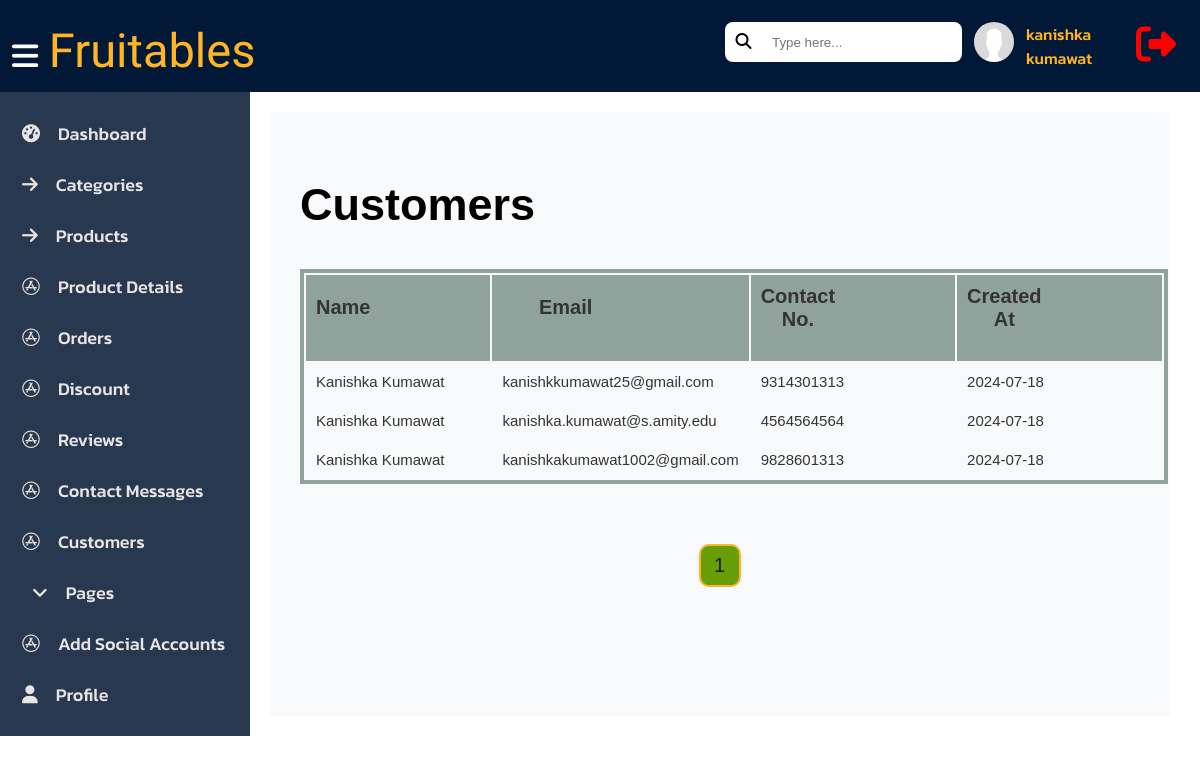
The page /admin/pages/customers.php (signed in) on the database its author committed.
### tables this page shows
CREATE TABLE `user` (
  `id` int(20) NOT NULL,
  `userName` varchar(225) NOT NULL,
  `email` varchar(225) NOT NULL,
  `password` varchar(225) NOT NULL,
  `tel` varchar(225) NOT NULL,
  `date` varchar(20) NOT NULL DEFAULT current_timestamp()
);

### admin/pages/customers.php (the view, shortened to what this page needs)
<?php
include('connectmysql.php');
if($_SERVER["REQUEST_METHOD"] == "GET"){
  $limit = 6;
  $page = isset($_GET['page']) ? $_GET['page'] : 1;
  $offset = ($page - 1) * $limit;
  $review_data = "SELECT * FROM user LIMIT $limit  OFFSET $offset";
  $result = $conn->query($review_data);
  $total_products_query = "SELECT COUNT(*) AS total FROM user";
  $total_products_result = $conn->query($total_products_query);
  $total_products_row = $total_products_result->fetch_assoc();
  $total_products = $total_products_row['total'];
  $total_pages = ceil($total_products / $limit);
}
include("navbar.php");
?>
  <div class="container-categories-products">
    <section>
      <div class="container-sidenav">
        <?php include('sidenavbar.php')?>
      </div>
      <div class="add_order">
        <div class="heading">
          <h1>Customers</h1>
        </div>
        <table class="table-contant">
          <thead class="table-head-orders">
            <tr>
              <th style="text-align: center;">Name</th>
              <th style="text-align: center;">Email</th>
              <th style="text-align: center;">Contact No.</th>
              <th style="text-align: center;">Created At</th>
            </tr>
          </thead>
          <tbody class="table-body">
            <?php while($rows = $result->fetch_assoc())
                    {
                    ?>
            <tr>
              <td>
                <?= $rows['userName'];?>
              </td>
              <td>
                <?= $rows['email'];?>
              </td>
              <td>
                <?= $rows['tel'];?>
              </td>
              <td>
                <?= $rows['date'];?>
              </td>
            </tr>
            <?php
                    }
                    ?>
          </tbody>
        </table>
        <div class="pagination">
            <?php for ($i = 1; $i <= $total_pages; $i++): ?>
            <a href="?page=<?= $i ?>" class="rounded <?= $i == $page ? 'active' : '' ?>"><?= $i ?>
            </a>
            <?php endfor; ?>
        </div>
      </div>
    </section>
  </div>
</body>
</html>

### admin/pages/pcss/dashboard.css (style rules this page uses)
.container-sidenav { width: 20%; display: contents; }

### admin/pages/pcss/form.css (style rules this page uses)
section { display: flex; }

### admin/pages/pcss/pages.css (style rules this page uses)
body { font-family: "Ubuntu", sans-serif; font-weight: 500; font-style: normal; }
section { display: flex; }

### admin/pages/pcss/products.css (style rules this page uses)
section { display: flex; }
.container-sidenav { width: 20%; display: contents; }
.table-contant { border:4px solid rgb(144, 162, 156); }
thead { background-color: rgb(144, 162, 156); }
.heading { display: flex; justify-content: space-between; font-size: 30px; }
.table-body td { padding: 10px; font-size: 15px; color: rgb(52, 52, 52); }
.pagination { display: flex; justify-content: center; }
.pagination a { border: 2px solid #ffb524; border-radius: 10px; margin: 5px; margin-top: 60px; padding: 8px; padding-left: 13px; padding-right: 14px; text-decoration: none; color: #679d06; background-color: #fff; font-size: 20px; }
.pagination a.active { background-color: #679d06; color: rgb(29, 28, 28); }

### admin/pages/pcss/orders.css (style rules this page uses)
section { display: flex; }
.add_order { width: 70%; border: none; margin: 20px; padding: 30px; background-color: #f8f9fa; border-radius: 3px; font-family: "Poppins", sans-serif; font-weight: 170; font-style: normal; }
.heading { display: flex; justify-content: space-between; font-size: 30px; }
.table-head-orders th { padding: 10px 120px 30px 10px; font-size: 20px; color: rgb(52, 52, 52); }

### admin/pages/pcss/top-navbar.css (style rules this page uses)
body { margin: 0%; }

### rows shown on the page
user: userName "Kanishka Kumawat", email "kanishkkumawat25@gmail.com", tel "9314301313", date "2024-07-18"
user: userName "Kanishka Kumawat", email "kanishka.kumawat@s.amity.edu", tel "4564564564", date "2024-07-18"
user: userName "Kanishka Kumawat", email "kanishkakumawat1002@gmail.com", tel "9828601313", date "2024-07-18"

### other values the page prints
$userdetails['userName'] "kanishka kumawat"
